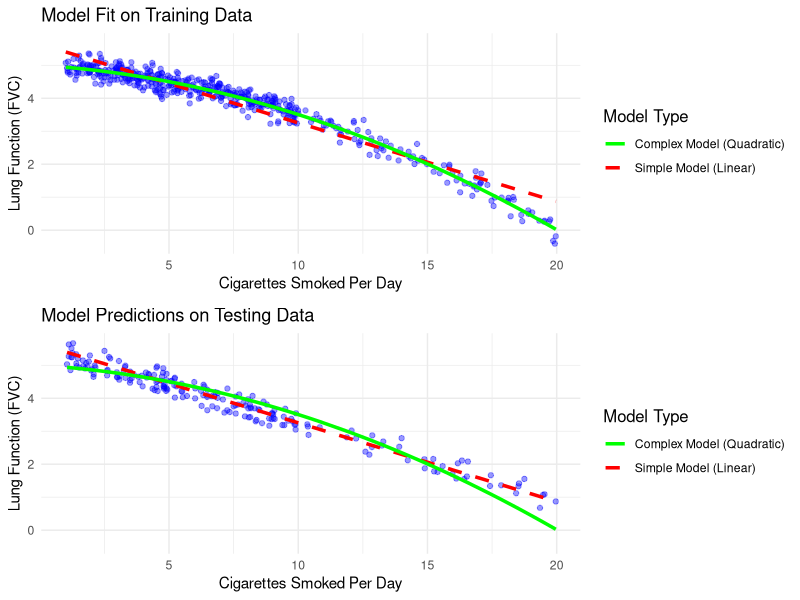

This figure's R source:
#Load necessary library
library(ggplot2)
library(gridExtra)

#Read the data from the CSV files
setwd("") #add your local device path here (where you save the csv files)
train_data_loaded <- read.csv("3_1_train_data.csv")
test_data_loaded <- read.csv("3_1_test_data.csv")

#Fit models
#Simple Model: Linear
simple_model <- lm(LungFunction ~ CigarettesPerDay, data = train_data_loaded)
simple_model

#Complex Model: Quadratic
complex_model <- lm(LungFunction ~ CigarettesPerDay + I(CigarettesPerDay^2), data = train_data_loaded)
complex_model

#Make/add predictions to both datasets
train_data_loaded$SimplePred <- predict(simple_model, newdata = train_data_loaded)
train_data_loaded$ComplexPred <- predict(complex_model, newdata = train_data_loaded)

test_data_loaded$SimplePred <- predict(simple_model, newdata = test_data_loaded)
test_data_loaded$ComplexPred <- predict(complex_model, newdata = test_data_loaded)

#Calculate Mean Squared Error (MSE)
calculate_mse <- function(actual, predicted) {
  mean((actual - predicted)^2)
}

mse_simple_train <- calculate_mse(train_data_loaded$LungFunction, train_data_loaded$SimplePred)
mse_complex_train <- calculate_mse(train_data_loaded$LungFunction, train_data_loaded$ComplexPred)

mse_simple_test <- calculate_mse(test_data_loaded$LungFunction, test_data_loaded$SimplePred)
mse_complex_test <- calculate_mse(test_data_loaded$LungFunction, test_data_loaded$ComplexPred)

#Print MSE results
cat("Mean Squared Errors:\n")
cat("Training MSE:\n")
cat("  Simple Model:", mse_simple_train, "\n")
cat("  Complex Model:", mse_complex_train, "\n\n")
cat("Testing MSE:\n")
cat("  Simple Model:", mse_simple_test, "\n")
cat("  Complex Model:", mse_complex_test, "\n")

#Determine consistent axis ranges
x_range <- range(c(train_data_loaded$CigarettesPerDay, test_data_loaded$CigarettesPerDay))
y_range <- range(c(train_data_loaded$LungFunction, test_data_loaded$LungFunction))

#Create the plots
#Training Data Plot
training_plot <- ggplot() +
  geom_point(data = train_data_loaded, aes(x = CigarettesPerDay, y = LungFunction), color = "blue", alpha = 0.4) +
  geom_line(data = train_data_loaded, aes(x = CigarettesPerDay, y = SimplePred, color = "Simple Model (Linear)"), linetype = "dashed", size = 1.2) +
  geom_line(data = train_data_loaded, aes(x = CigarettesPerDay, y = ComplexPred, color = "Complex Model (Quadratic)"), linetype = "solid", size = 1.2) +
  labs(
    title = "Model Fit on Training Data",
    x = "Cigarettes Smoked Per Day",
    y = "Lung Function (FVC)",
    color = "Model Type"
  ) +
  scale_color_manual(values = c(
    "Simple Model (Linear)" = "red",
    "Complex Model (Quadratic)" = "green"
  )) +
  coord_cartesian(xlim = x_range, ylim = y_range) +
  theme_minimal() +
  theme(legend.position = "right", legend.title = element_text(size = 12))

#Testing Data Plot
testing_plot <- ggplot() +
  geom_point(data = test_data_loaded, aes(x = CigarettesPerDay, y = LungFunction), color = "blue", alpha = 0.4) +
  geom_line(data = test_data_loaded, aes(x = CigarettesPerDay, y = SimplePred, color = "Simple Model (Linear)"), linetype = "dashed", size = 1.2) +
  geom_line(data = test_data_loaded, aes(x = CigarettesPerDay, y = ComplexPred, color = "Complex Model (Quadratic)"), linetype = "solid", size = 1.2) +
  labs(
    title = "Model Predictions on Testing Data",
    x = "Cigarettes Smoked Per Day",
    y = "Lung Function (FVC)",
    color = "Model Type"
  ) +
  scale_color_manual(values = c(
    "Simple Model (Linear)" = "red",
    "Complex Model (Quadratic)" = "green"
  )) +
  coord_cartesian(xlim = x_range, ylim = y_range) +
  theme_minimal() +
  theme(legend.position = "right", legend.title = element_text(size = 12))

#Combine plots into a single figure with a 1x2 layout
combined_plot <- grid.arrange(training_plot, testing_plot, nrow = 2)

#Display the combined plot
print(combined_plot)

